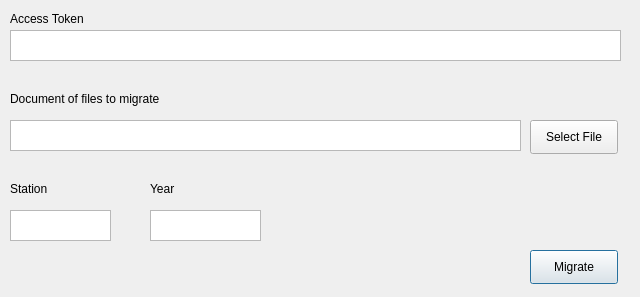
<?xml version="1.0" encoding="UTF-8"?>
<ui version="4.0">
 <class>MatMigration</class>
 <widget class="QDialog" name="MatMigration">
  <property name="geometry">
   <rect>
    <x>0</x>
    <y>0</y>
    <width>640</width>
    <height>297</height>
   </rect>
  </property>
  <property name="windowTitle">
   <string>Bat Migration</string>
  </property>
  <widget class="QPlainTextEdit" name="accessToken">
   <property name="geometry">
    <rect>
     <x>10</x>
     <y>30</y>
     <width>611</width>
     <height>31</height>
    </rect>
   </property>
  </widget>
  <widget class="QLabel" name="label">
   <property name="geometry">
    <rect>
     <x>10</x>
     <y>10</y>
     <width>111</width>
     <height>18</height>
    </rect>
   </property>
   <property name="text">
    <string>Access Token</string>
   </property>
  </widget>
  <widget class="QLabel" name="label_2">
   <property name="geometry">
    <rect>
     <x>10</x>
     <y>90</y>
     <width>191</width>
     <height>18</height>
    </rect>
   </property>
   <property name="text">
    <string>Document of files to migrate</string>
   </property>
  </widget>
  <widget class="QPlainTextEdit" name="filesDocument">
   <property name="geometry">
    <rect>
     <x>10</x>
     <y>120</y>
     <width>511</width>
     <height>31</height>
    </rect>
   </property>
  </widget>
  <widget class="QPlainTextEdit" name="stationBox">
   <property name="geometry">
    <rect>
     <x>10</x>
     <y>210</y>
     <width>101</width>
     <height>31</height>
    </rect>
   </property>
  </widget>
  <widget class="QLabel" name="label_3">
   <property name="geometry">
    <rect>
     <x>10</x>
     <y>180</y>
     <width>58</width>
     <height>18</height>
    </rect>
   </property>
   <property name="text">
    <string>Station</string>
   </property>
  </widget>
  <widget class="QPlainTextEdit" name="yearBox">
   <property name="geometry">
    <rect>
     <x>150</x>
     <y>210</y>
     <width>111</width>
     <height>31</height>
    </rect>
   </property>
  </widget>
  <widget class="QLabel" name="label_4">
   <property name="geometry">
    <rect>
     <x>150</x>
     <y>180</y>
     <width>58</width>
     <height>18</height>
    </rect>
   </property>
   <property name="text">
    <string>Year</string>
   </property>
  </widget>
  <widget class="QPushButton" name="migrateButton">
   <property name="geometry">
    <rect>
     <x>530</x>
     <y>250</y>
     <width>88</width>
     <height>34</height>
    </rect>
   </property>
   <property name="text">
    <string>Migrate</string>
   </property>
  </widget>
  <widget class="QPushButton" name="fileSelectButton">
   <property name="geometry">
    <rect>
     <x>530</x>
     <y>120</y>
     <width>88</width>
     <height>34</height>
    </rect>
   </property>
   <property name="text">
    <string>Select File</string>
   </property>
  </widget>
  <widget class="QLabel" name="curr_status">
   <property name="geometry">
    <rect>
     <x>10</x>
     <y>250</y>
     <width>501</width>
     <height>41</height>
    </rect>
   </property>
   <property name="text">
    <string/>
   </property>
  </widget>
 </widget>
 <resources/>
 <connections/>
</ui>
